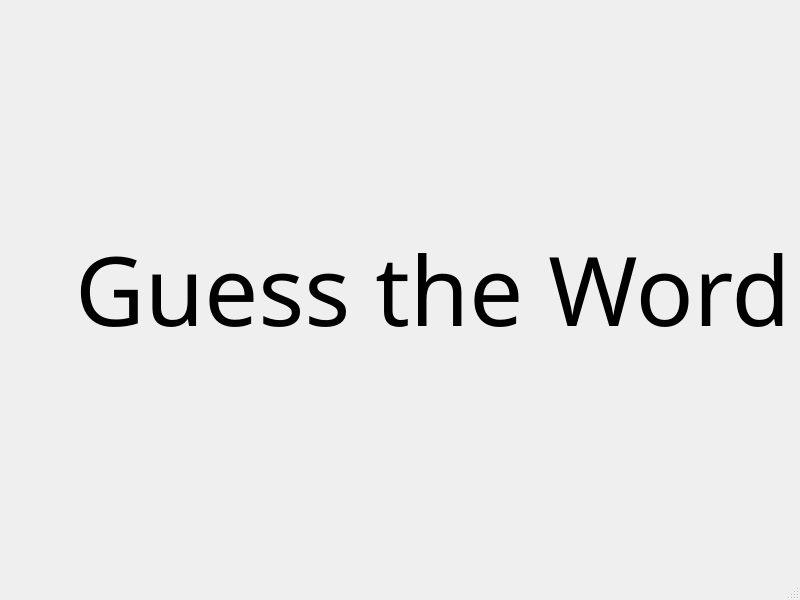
<?xml version="1.0" encoding="UTF-8"?>
<ui version="4.0">
 <class>MainWindow</class>
 <widget class="QMainWindow" name="MainWindow">
  <property name="geometry">
   <rect>
    <x>0</x>
    <y>0</y>
    <width>800</width>
    <height>600</height>
   </rect>
  </property>
  <property name="windowTitle">
   <string>Guess the Word</string>
  </property>
  <widget class="QWidget" name="centralwidget">
   <layout class="QGridLayout" name="gridLayout">
    <item row="0" column="0">
     <spacer name="start_label_spacer_1">
      <property name="orientation">
       <enum>Qt::Horizontal</enum>
      </property>
      <property name="sizeHint" stdset="0">
       <size>
        <width>254</width>
        <height>20</height>
       </size>
      </property>
     </spacer>
    </item>
    <item row="0" column="2">
     <spacer name="start_label_spacer_2">
      <property name="orientation">
       <enum>Qt::Horizontal</enum>
      </property>
      <property name="sizeHint" stdset="0">
       <size>
        <width>40</width>
        <height>20</height>
       </size>
      </property>
     </spacer>
    </item>
    <item row="0" column="1">
     <widget class="QLabel" name="start_label">
      <property name="enabled">
       <bool>true</bool>
      </property>
      <property name="font">
       <font>
        <family>MV Boli</family>
        <pointsize>72</pointsize>
       </font>
      </property>
      <property name="text">
       <string>Guess the Word</string>
      </property>
     </widget>
    </item>
   </layout>
  </widget>
  <widget class="QMenuBar" name="menubar">
   <property name="geometry">
    <rect>
     <x>0</x>
     <y>0</y>
     <width>800</width>
     <height>18</height>
    </rect>
   </property>
  </widget>
  <widget class="QStatusBar" name="statusbar"/>
 </widget>
 <resources/>
 <connections/>
</ui>
